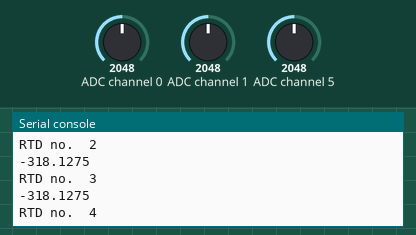
Recording of a program running on a simulated ESP32 board running MicroPython. On the bench: the last lines printed to the serial console. Inputs (shaded band) come from the test bench; at power-on: ADC channel 0 = 2048, ADC channel 1 = 2048, ADC channel 5 = 2048 (analog values on the 0–4095 scale).

Above: at 6.2 s.
6.3 s: ADC channel 0 set to 2866
At 6.74 s:
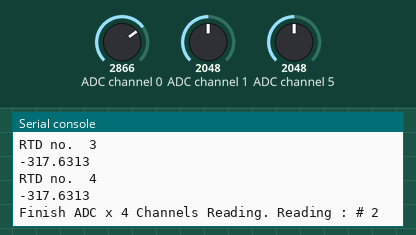
7.8 s: ADC channel 0 set to 3972
At 9.68 s:
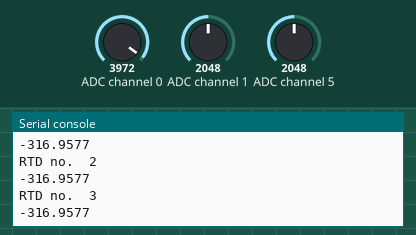
Timing chart, 0 to 11.2 s (numbered marks = the images above; inputs shaded):
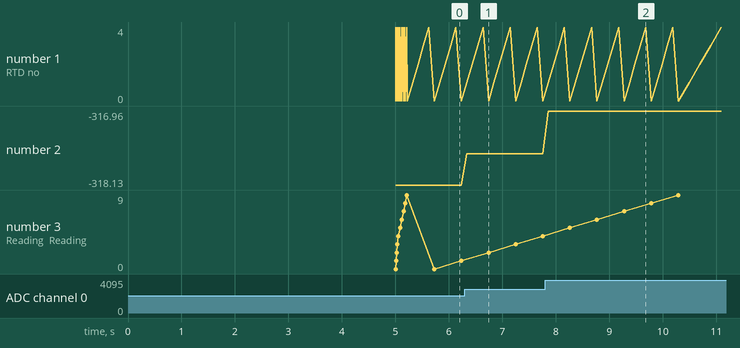

The program:

main.py
```python
from machine import Pin
from time import sleep
import RTDSettings as RTD

RTD.GPIO_Init()
RTD.Set_Init()
RTD.ADC_Init()
sleep(5.0)
print("Finish RTD.GPIO_Init()")
while True:
    # RTD.ADC_Init()
    # sleep(1.0)
    x=0
    a=0
    i=0
    for a in range(11):
        wait=0.0+a/10
        print("*******************Time= ",wait,"***********************")
        for i in range(10):
            for x in range(5):
                print("RTD no. ", x)
                RTD.Sel_Channel(x)
                sleep(wait)
                print(RTD.Resistance_Convertion(RTD.Read_ADC()))
            print("Finish ADC x 4 Channels Reading. Reading : #",i)
    print("-----------------------------FINAL DE PRUEBA--------------------------------------")
    sleep(5.0)
```

RTDSettings.py
```python
from machine import Pin, SoftSPI
spi = SoftSPI(baudrate=1000000, polarity=1, phase=1, sck=Pin(18), mosi=Pin(23), miso=Pin(19))

def GPIO_Init():
    #RESET
    #disable all channels
    #Channel_0 Register
    x=spi.read(1, 0x09)
    x=spi.read(1, 0x00)
    x=spi.read(1, 0x00)
    #Channel_1 Register
    x=spi.read(1, 0x0A)
    x=spi.read(1, 0x00)
    x=spi.read(1, 0x00)
    #Channel_2 Register
    x=spi.read(1, 0x0B)
    x=spi.read(1, 0x00)
    x=spi.read(1, 0x00)
    #Channel_3 Register
    x=spi.read(1, 0x0C)
    x=spi.read(1, 0x00)
    x=spi.read(1, 0x00)
    #Channel_4 Register
    x=spi.read(1, 0x0D)
    x=spi.read(1, 0x00)
    x=spi.read(1, 0x00)

    #Config_0 Register
    #bipolar
    #gain=16
    #ref(+), ref(-)
    x=spi.read(1, 0x19)
    x=spi.read(1, 0x08)
    x=spi.read(1, 0x04)

def Set_Init():
    #IO_Control_1 Register
    #disable current
    x=spi.read(1, 0x03)
    x=spi.read(1, 0x00)
    x=spi.read(1, 0x00)
    x=spi.read(1, 0x80)

    #Filter_0 Register
    #post filtering 25 SPS
    #full-power mode -> 19200 SPS
    #low-power mode -> 2400 SPS
    x=spi.read(1, 0x21)
    x=spi.read(1, 0xF6)
    x=spi.read(1, 0x00)
    x=spi.read(1, 0x01)

def CH_0():
    #Channel_0 Register
    #enable
    #AINP=AIN2
    #AINM=AIN3
    #setup = Config_0
    x=spi.read(1, 0x09)
    x=spi.read(1, 0x80)
    x=spi.read(1, 0x43)
    #IO_Control_1 Register
    #Iout0 = 500 uA
    #Iout_CH = AIN0
    x=spi.read(1, 0x03)
    x=spi.read(1, 0x00)
    x=spi.read(1, 0x04)
    x=spi.read(1, 0x00)

def CH_1():
    #Channel_1 Register
    #enable
    #AINP=AIN4
    #AINM=AIN5
    #setup = Config_0
    x=spi.read(1, 0x0A)
    x=spi.read(1, 0x80)
    x=spi.read(1, 0x85)
    #IO_Control_1 Register
    #Iout0 = 500 uA
    #Iout_CH = AIN1
    x=spi.read(1, 0x03)
    x=spi.read(1, 0x00)
    x=spi.read(1, 0x04)
    x=spi.read(1, 0x01)

def CH_2():
    #Channel_2 Register
    #enable
    #AINP=AIN6
    #AINM=AIN7
    #setup = Config_0
    x=spi.read(1, 0x0B)
    x=spi.read(1, 0x80)
    x=spi.read(1, 0xCE)
    #IO_Control_1 Register
    #Iout0 = 500 uA
    #Iout_CH = AIN8
    x=spi.read(1, 0x03)
    x=spi.read(1, 0x00)
    x=spi.read(1, 0x04)
    x=spi.read(1, 0x08)

def CH_3():
    #Channel_3 Register
    #enable
    #AINP=AIN9
    #AINM=AIN10
    #setup = Config_0
    x=spi.read(1, 0x0C)
    x=spi.read(1, 0x81)
    x=spi.read(1, 0x2A)
    #IO_Control_1 Register
    #Iout0 = 500 uA
    #Iout_CH = AIN11
    x=spi.read(1, 0x03)
    x=spi.read(1, 0x00)
    x=spi.read(1, 0x04)
    x=spi.read(1, 0x0B)

def CH_4():
    #Channel_4 Register
    #enable
    #AINP=AIN12
    #AINM=AIN13
    #setup = Config_0
    x=spi.read(1, 0x0D)
    x=spi.read(1, 0x81)
    x=spi.read(1, 0x8D)
    #IO_Control_1 Register
    #Iout0 = 500 uA
    #Iout_CH = AIN14
    x=spi.read(1, 0x03)
    x=spi.read(1, 0x00)
    x=spi.read(1, 0x04)
    x=spi.read(1, 0x0E)

def ADC_Init():
    #ADC_control Register
    #Internal CLK
    #full power mode
    #continuos convertion mode
    x=spi.read(1, 0x01)
    x=spi.read(1, 0x00)
    x=spi.read(1, 0xc0)
    #x=spi.read(3, 0x41)
    #print("ADC_Init(): ", x)

def Sel_Channel(CH_id):#CH_id is an integer and the number of the RTD to activate {0,...,4}
    channels = [CH_0, CH_1, CH_2, CH_3, CH_4] #array of channel activation
    GPIO_Init()
    channel_sel=channels[CH_id]() #activation of channel to measure
    #print ("RTD ", CH_id, "selected")

def Read_ADC():
    x=spi.read(1, 0x42) #ignore first byte "adress instruction"
    x=spi.read(3, 0x42) #read data from ADC_data Register
    x=int.from_bytes(x,"big") #converts data into an integer
    return x

def Resistance_Convertion(dataadc):
    Rref = 5110 #reference resistance
    G = 16.0 # Gain
    r = (dataadc - 2**23) * Rref / (G * 2**23) #convertion into a resistance value
    return r
```

Measured:
- after the input at 6.3 s, the serial console: prints a new line at once (image 1)
- after the input at 7.8 s, the serial console: prints a new line after 0.06 s (image 2)
- plotted number 2: -318.13 → -317.63 after the input at 6.3 s, -317.63 → -316.96 after the input at 7.8 s
